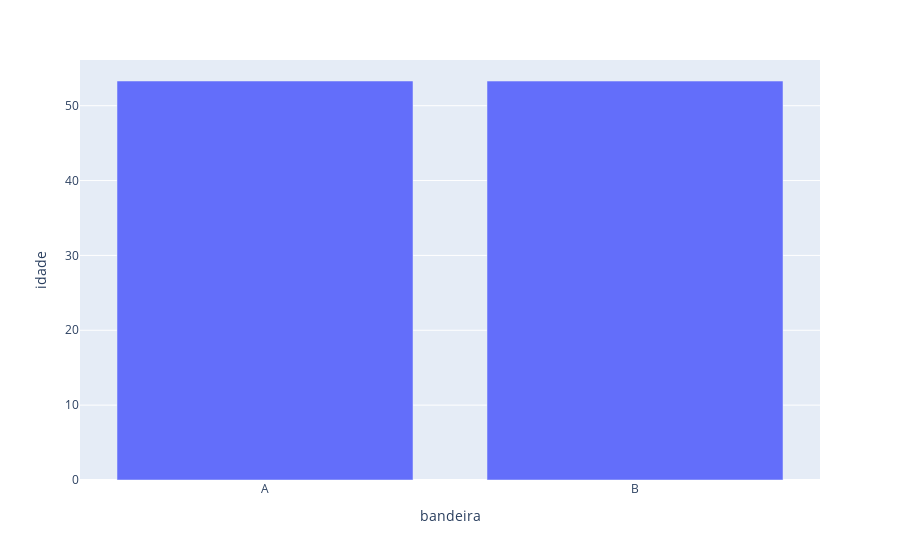
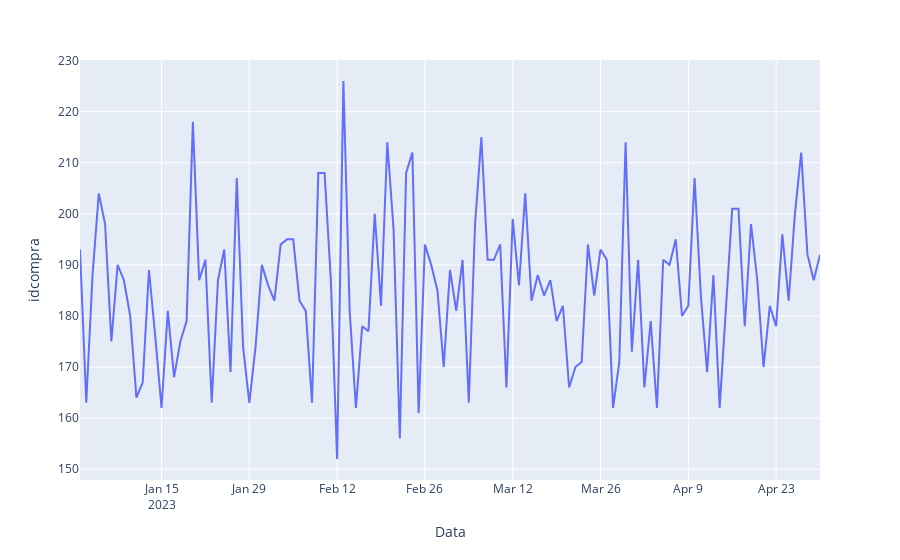

Notebook cell for these charts, in order:
### Code cell
# Criar agregações para gráficos
agg_idcanal_renda = round(vendas_cliente.groupby('idcanalvenda')['renda'].agg('mean').sort_values(ascending=False).reset_index(), 2)
agg_idade_bandeira = round(vendas_cliente.groupby('bandeira')['idade'].agg('mean').sort_values(ascending=False).reset_index(), 2)
agg_dept_preco = round(vendas_correto.groupby('Nome_Departamento')['Preço_com_frete'].agg('mean').sort_values(ascending=False).reset_index(), 2)
venda_por_data = vendas_correto.groupby('Data').idcompra.nunique().reset_index()

# Gráfico 1 com plotly
fig1 = px.bar(agg_idade_bandeira, x='bandeira', y='idade')
fig1.show()  # Exibir o gráfico diretamente no Jupyter

# Gráfico 2 com plotly
fig2 = px.line(venda_por_data, x='Data', y='idcompra')
fig2.show()  # Exibir o gráfico diretamente no Jupyter
